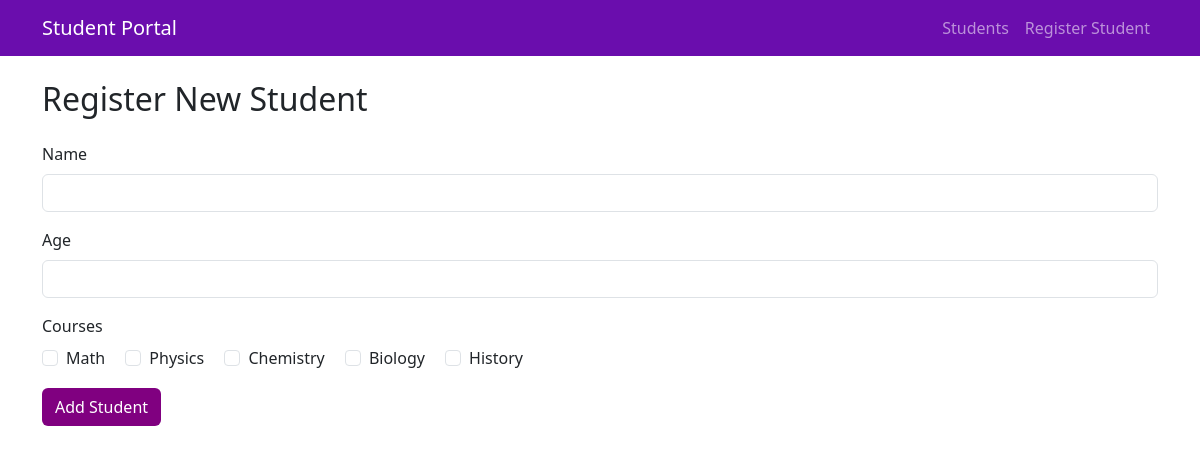
Screenshot of /students/add with the database file from the repository.
### student_portal/models.py (models this page shows)
class Course(db.Model):
    id = db.Column(db.Integer, primary_key=True)
    name = db.Column(db.String(100), nullable=False)
    students = db.relationship('Student', secondary=enrollments, back_populates='courses')

### student_portal/routes/students.py (the view, shortened to what this page needs)
@students_bp.route('/add', methods=['GET','POST'])
def add_student():
    courses = Course.query.all()
    return render_template('students/add.html', courses=courses)

### student_portal/templates/students/add.html (shortened to what this page needs)
{% extends 'base.html' %}
{% block content %}
<h2 class="mb-4">Register New Student</h2>
<form method="POST">
    <div class="mb-3">
        <label for="name" class="form-label">Name</label>
        <input type="text" class="form-control" id="name" name="name" required>
    </div>
    <div class="mb-3">
        <label for="age" class="form-label">Age</label>
        <input type="number" class="form-control" id="age" name="age" required>
    </div>
    <div class="mb-3">
        <label class="form-label">Courses</label><br>
        {% for c in courses %}
        <div class="form-check form-check-inline">
            <input class="form-check-input" type="checkbox" id="course{{ c.id }}" name="courses" value="{{ c.id }}">
            <label class="form-check-label" for="course{{ c.id }}">{{ c.name }}</label>
        </div>
        {% endfor %}
    </div>
    <button type="submit" class="btn" style="background-color: #800080; color: white;">Add Student</button>
</form>
{% endblock %}

### rows the page displays
Course: name "Math"
Course: name "Physics"
Course: name "Chemistry"
Course: name "Biology"
Course: name "History"
